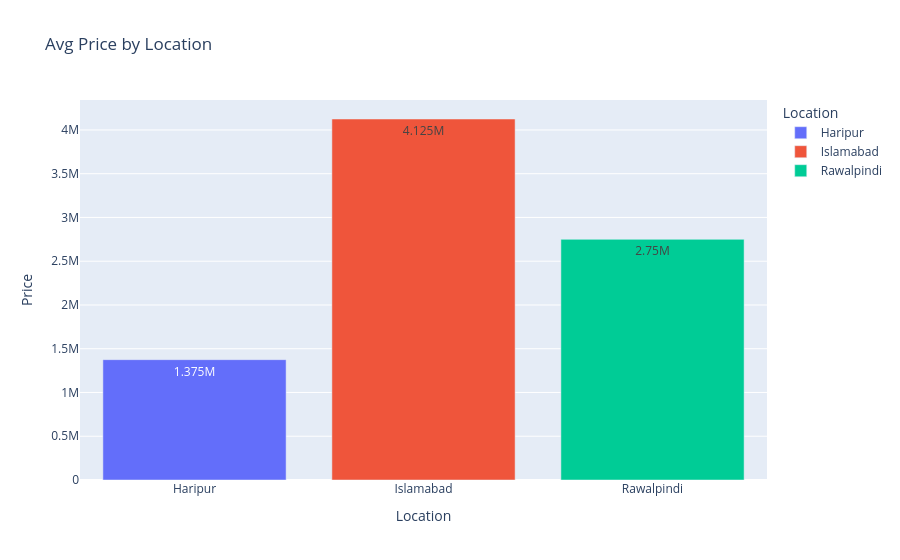

The code cell stored with this chart in its notebook:
### Code cell
# === 3. Bar Plot ===
avg = df.groupby('Location')[['Price','Rent']].mean().reset_index()
fig = px.bar(avg, x='Location', y='Price', color='Location',
             title='Avg Price by Location', text_auto=True)  # values on bars
fig.show()

### Figure 1 — Plotly figure (JSON) as saved in the notebook; plotly's stock layout.template omitted (floating-point values rounded to 4 significant figures)
{"data": [{"hovertemplate": "Location=%{x}<br>Price=%{y}<extra></extra>", "legendgroup": "Haripur", "marker": {"color": "#636efa", "pattern": {"shape": ""}}, "name": "Haripur", "orientation": "v", "showlegend": true, "textposition": "auto", "texttemplate": "%{y}", "type": "bar", "x": ["Haripur"], "xaxis": "x", "y": [1375000.0], "yaxis": "y"}, {"hovertemplate": "Location=%{x}<br>Price=%{y}<extra></extra>", "legendgroup": "Islamabad", "marker": {"color": "#EF553B", "pattern": {"shape": ""}}, "name": "Islamabad", "orientation": "v", "showlegend": true, "textposition": "auto", "texttemplate": "%{y}", "type": "bar", "x": ["Islamabad"], "xaxis": "x", "y": [4125000.0], "yaxis": "y"}, {"hovertemplate": "Location=%{x}<br>Price=%{y}<extra></extra>", "legendgroup": "Rawalpindi", "marker": {"color": "#00cc96", "pattern": {"shape": ""}}, "name": "Rawalpindi", "orientation": "v", "showlegend": true, "textposition": "auto", "texttemplate": "%{y}", "type": "bar", "x": ["Rawalpindi"], "xaxis": "x", "y": [2750000.0], "yaxis": "y"}], "layout": {"barmode": "relative", "legend": {"title": {"text": "Location"}, "tracegroupgap": 0}, "title": {"text": "Avg Price by Location"}, "xaxis": {"anchor": "y", "categoryarray": ["Haripur", "Islamabad", "Rawalpindi"], "categoryorder": "array", "domain": [0, 1], "title": {"text": "Location"}}, "yaxis": {"anchor": "x", "domain": [0, 1], "title": {"text": "Price"}}}}
